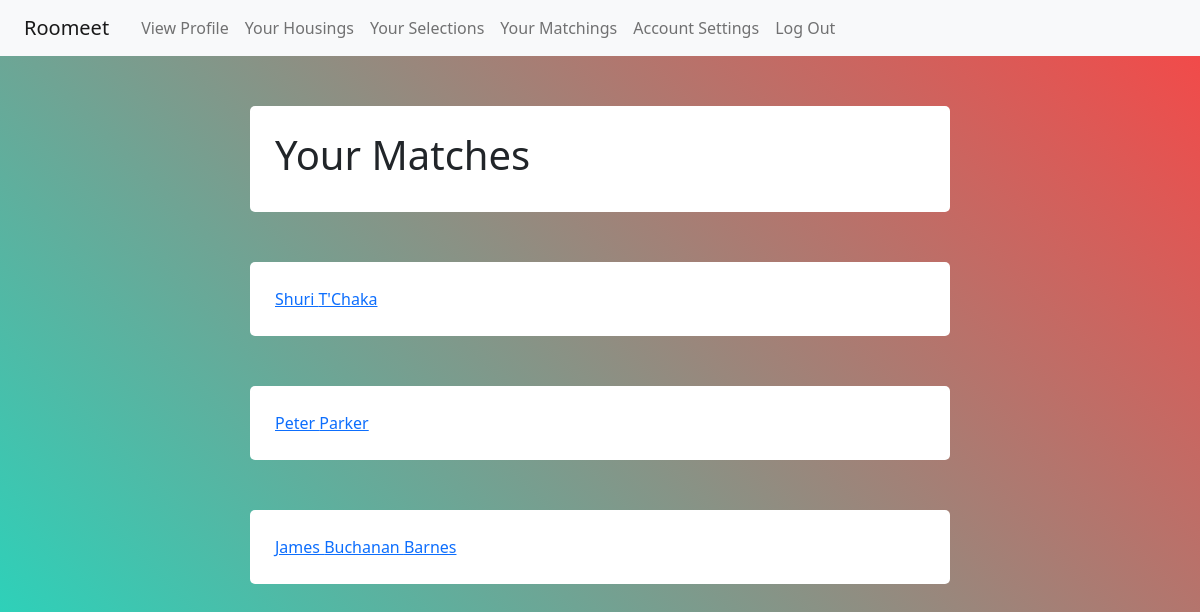
Screenshot of /matches (signed in) with the database file from the repository.
### tables this page shows
CREATE TABLE profile (
  user_id INTEGER NOT NULL,

  first_name TEXT NOT NULL,
  middle_name TEXT, 
  last_name TEXT NOT NULL,

  photo BLOB NOT NULL, 

  dob TEXT NOT NULL,

  occupation TEXT NOT NULL,
  description TEXT,

  gender TEXT NOT NULL,
  genderPref TEXT NOT NULL,

  ageMin INTEGER NOT NULL,
  ageMax INTEGER NOT NULL,

  priceMin INTEGER NOT NULL, 
  priceMax INTEGER NOT NULL,

  pets TEXT NOT NULL,

  city TEXT NOT NULL,
  state TEXT NOT NULL,
  zipcode INTEGER NOT NULL,

  looking TEXT NOT NULL, 

  FOREIGN KEY (user_id) REFERENCES user (id)
);

### flaskr/algorithm.py (the view)
@bp.route('/matches')
def matches():
    user_id = session.get('user_id')
    m = get_db().execute(
        'SELECT match_id FROM matchpairing WHERE user_id = ?', (user_id,)
    ).fetchall()
    profile_ids = []
    profiles = []
    for match in m:
        for i in match:
            profile_ids.append(i)
    for i in profile_ids:
        p = get_db().execute(
            'SELECT match_id FROM matchpairing WHERE user_id = ? AND match_id = ?', (i, user_id)
        ).fetchone()
        if p is not None:
            profiles.append(get_profile(i))
    return render_template('algorithm/viewmatches.html', mlist = profiles)

### flaskr/algorithm.py (called while the page is built)
def get_profile(id):
    profile = get_db().execute(
        'SELECT * FROM profile WHERE user_id = ?', (id,)
    ).fetchone()
    if profile is None:
        abort(404, f"Profile doesn't exist. Create a profile.")
    return profile

### flaskr/auth.py (called while the page is built)
@bp.before_app_request
def load_logged_in_user():
    user_id = session.get('user_id')
    if user_id is None:
        g.user = None
    else:
        g.user = get_db().execute(
            'SELECT * FROM user WHERE id = ?', (user_id,)
        ).fetchone()

### flaskr/db.py (called while the page is built)
def get_db():
    if 'db' not in g:
        g.db = sqlite3.connect(
            current_app.config['DATABASE'],
            detect_types=sqlite3.PARSE_DECLTYPES
        )
        g.db.row_factory = sqlite3.Row
    return g.db

### flaskr/templates/algorithm/viewmatches.html (shortened to what this page needs)
{% extends 'base.html' %}
{% block content %}
<div class="boxed">
    <div class="container">
        <div class= "user-details">
            <h1>Your Matches</h1>
        </div>
    </div>
</div>
{% for m in mlist %}
<div class="boxed">
    <div class="container">
        <div class= "user-details">
            <a href="{{ url_for('algorithm.match_profile', profid=(m['user_id'])) }}">{{ m['first_name'] }} {{ m['middle_name'] }} {{ m['last_name'] }}</a>
            <br>
        </div>
    </div>
</div>
{% endfor %}
{% endblock %}

### flaskr/static/main.css (style rules this page uses)
.boxed { margin-top: 50px; display: flex; justify-content: center; align-items: center; }
.boxed .container { max-width: 700px; width: 100%; background: #fff; padding: 25px; border-radius: 5px; }

### rows the page displays
profile: first_name "Shuri", last_name "T'Chaka"
profile: first_name "Peter", last_name "Parker"
profile: first_name "James", middle_name "Buchanan", last_name "Barnes"
